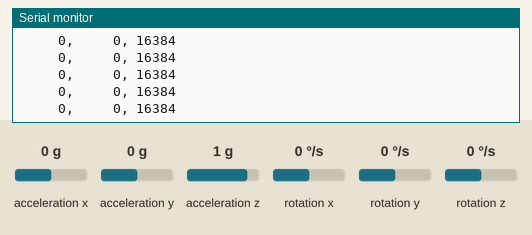
This sketch was run on a simulated Arduino Uno, built with avr-gcc and run on an emulated ATmega328P. Parts: the last lines printed to the serial monitor. The test bench sets the inputs (shaded band); at power-on: acceleration x 0 g, acceleration y 0 g, acceleration z 1 g, rotation x 0 °/s, rotation y 0 °/s, rotation z 0 °/s.

Above: at 1.2 s.
1.3 s: acceleration x set to -1.4 g
At 2.0 s:
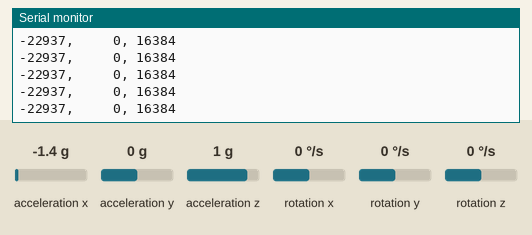
3.2 s: acceleration y set to -1.4 g
At 4.3 s:
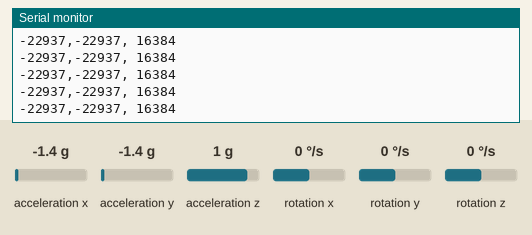
5.1 s: acceleration z set to -1.4 g
At 6.2 s:
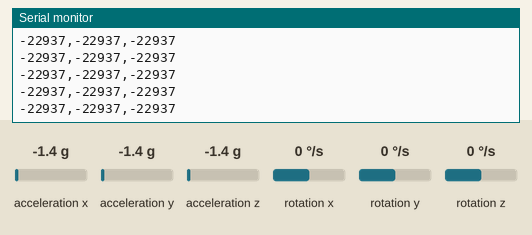
7.0 s: acceleration x set to 0 g
At 7.9 s:
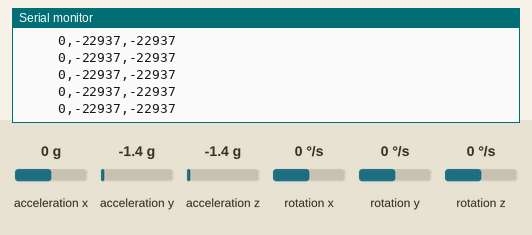
8.9 s: acceleration y set to 0 g
At 10.0 s:
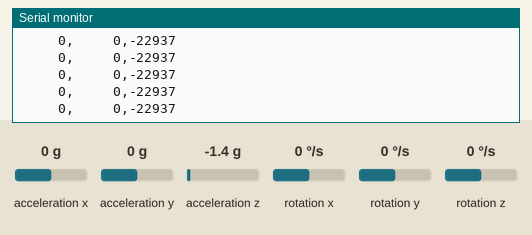
10.8 s: acceleration z set to 0 g
At 11.6 s:
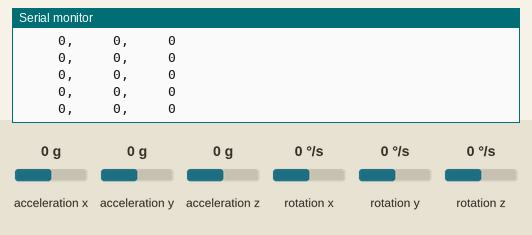

The sketch:

ffs.ino
```cpp
#include "Wire.h"
#include "LSM303.h"

LSM303 sensor;
char report[80];

void setup() {
  Serial.begin(115200);
  Wire.begin();
  sensor.init();
  sensor.enableDefault();
}

void loop() {
  sensor.read();
  snprintf(report, sizeof(report), "%6d,%6d,%6d",
      sensor.a.x, sensor.a.y, sensor.a.z);
  Serial.println(report);
  delay(10);
}
```

Measured:
- after the input at 1.3 s, the serial monitor: prints a new line at once (image 1)
- after the input at 3.2 s, the serial monitor: prints a new line at once (image 2)
- after the input at 5.1 s, the serial monitor: prints a new line at once (image 3)
- after the input at 7.0 s, the serial monitor: prints a new line at once (image 4)
- after the input at 8.9 s, the serial monitor: prints a new line at once (image 5)
- after the input at 10.8 s, the serial monitor: prints a new line at once (image 6)
